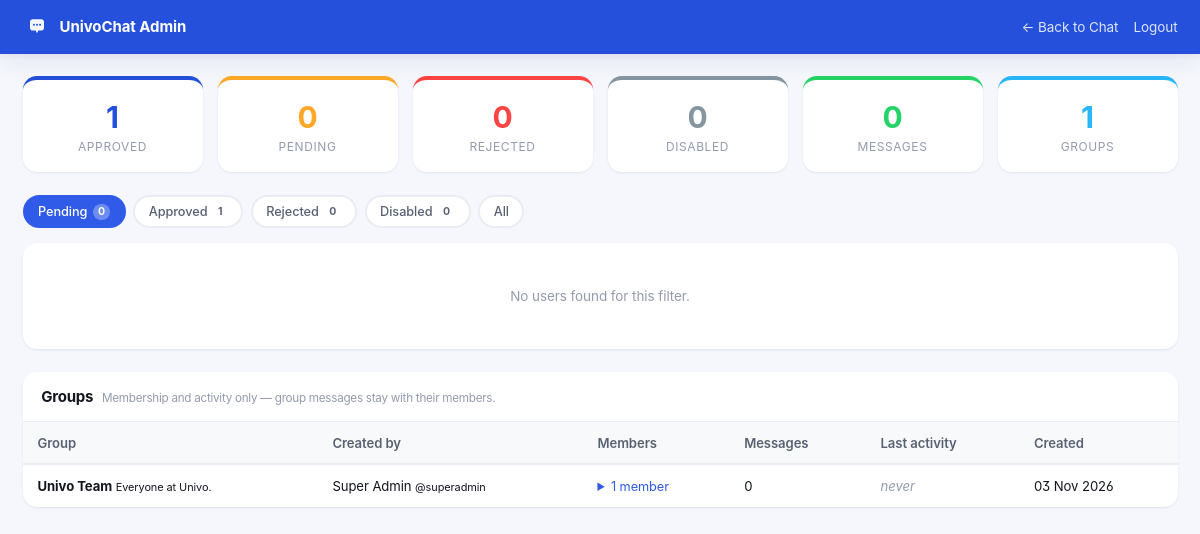
/admin/index.php (signed in), run on the app's committed database.
### tables this page shows
CREATE TABLE `chat_groups` (
  `id` int(10) unsigned NOT NULL AUTO_INCREMENT,
  `name` varchar(80) NOT NULL,
  `description` varchar(255) DEFAULT NULL,
  `avatar` varchar(255) DEFAULT NULL,
  `created_by` int(10) unsigned NOT NULL,
  `created_at` timestamp NOT NULL DEFAULT current_timestamp(),
  PRIMARY KEY (`id`),
  KEY `idx_group_creator` (`created_by`),
  CONSTRAINT `fk_group_creator` FOREIGN KEY (`created_by`) REFERENCES `users` (`id`) ON DELETE CASCADE
);

CREATE TABLE `users` (
  `id` int(10) unsigned NOT NULL AUTO_INCREMENT,
  `username` varchar(30) NOT NULL,
  `email` varchar(100) NOT NULL,
  `password` varchar(255) NOT NULL,
  `full_name` varchar(100) NOT NULL,
  `avatar` varchar(255) DEFAULT NULL,
  `role` enum('user','admin','superadmin') NOT NULL DEFAULT 'user',
  `status` enum('pending','approved','rejected','disabled') NOT NULL DEFAULT 'pending',
  `is_online` tinyint(1) NOT NULL DEFAULT 0,
  `last_active` timestamp NOT NULL DEFAULT current_timestamp(),
  `last_focus_at` timestamp NULL DEFAULT NULL,
  `created_at` timestamp NOT NULL DEFAULT current_timestamp(),
  PRIMARY KEY (`id`),
  UNIQUE KEY `uq_username` (`username`),
  UNIQUE KEY `uq_email` (`email`),
  KEY `idx_status` (`status`),
  KEY `idx_online` (`is_online`)
);

### config/config.php (called while the page is built, shortened)
<?php
function base_url(string $path = ''): string {
    static $base = null;
    if ($base === null) {
        $appRoot = rtrim(str_replace('\\', '/', (string)APP_ROOT), '/');
        $base    = '';
        $scriptFile = str_replace('\\', '/', (string)(realpath($_SERVER['SCRIPT_FILENAME'] ?? '') ?: ''));
        $scriptName = str_replace('\\', '/', (string)($_SERVER['SCRIPT_NAME'] ?? ''));
        if ($scriptFile !== '' && $scriptName !== '' && stripos($scriptFile, $appRoot . '/') === 0) {
            $rel = substr($scriptFile, strlen($appRoot));
            if (str_ends_with(strtolower($scriptName), strtolower($rel))) {
                $base = substr($scriptName, 0, strlen($scriptName) - strlen($rel));
            }
        }
        if ($base === '') {
            $docRoot = str_replace('\\', '/', (string)($_SERVER['DOCUMENT_ROOT'] ?? ''));
            $docRoot = rtrim($docRoot !== '' ? (realpath($docRoot) ?: $docRoot) : '', '/');
            $docRoot = str_replace('\\', '/', $docRoot);
            if ($docRoot !== '' && stripos($appRoot, $docRoot) === 0) {
                $base = substr($appRoot, strlen($docRoot));
            }
        }
        $base = rtrim($base, '/');
    }
    return $base . '/' . ltrim($path, '/');
}
function asset_url(string $path): string {
    $mtime = @filemtime(APP_ROOT . '/' . ltrim($path, '/'));
    return base_url($path) . '?v=' . APP_VERSION . ($mtime ? '.' . $mtime : '');
}
function e(?string $str): string {
    return htmlspecialchars((string)$str, ENT_QUOTES | ENT_HTML5, 'UTF-8');
}

### config/database.php (called while the page is built, shortened)
<?php
require_once __DIR__ . '/config.php';
class Database {
    private static ?self $instance = null;
    private PDO $conn;
    private function __construct() {
        try {
            $dsn = sprintf('mysql:host=%s;port=%d;dbname=%s;charset=%s', DB_HOST, DB_PORT, DB_NAME, DB_CHARSET);
            $this->conn = new PDO($dsn, DB_USER, DB_PASS, [
                PDO::ATTR_ERRMODE            => PDO::ERRMODE_EXCEPTION,
                PDO::ATTR_DEFAULT_FETCH_MODE => PDO::FETCH_ASSOC,
                PDO::ATTR_EMULATE_PREPARES   => false,
                PDO::ATTR_STRINGIFY_FETCHES  => false,
            ]);
            $this->conn->exec("SET time_zone = '" . tz_offset() . "'");
        } catch (PDOException $e) {
            db_fail($e);
        }
    }
    public static function getInstance(): self {
        if (self::$instance === null) {
            self::$instance = new self();
        }
        return self::$instance;
    }
    public function getConnection(): PDO {
        return $this->conn;
    }
}
function db(): PDO {
    return Database::getInstance()->getConnection();
}
function query(string $sql, array $params = []): PDOStatement {
    try {
        $stmt = db()->prepare($sql);
        $stmt->execute($params);
        return $stmt;
    } catch (PDOException $e) {
        error_log('[UnivoChat] Query failed: ' . $e->getMessage() . ' — SQL: ' . $sql);
        throw $e;
    }
}
function fetch_one(string $sql, array $params = []): ?array {
    $row = query($sql, $params)->fetch();
    return $row ?: null;
}
function fetch_all(string $sql, array $params = []): array {
    return query($sql, $params)->fetchAll();
}

### admin/index.php (the view, shortened to what this page needs)
<?php
$stats = [
    'pending'  => (int)(fetch_one('SELECT COUNT(*) c FROM users WHERE status = \'pending\'')['c'] ?? 0),
    'approved' => (int)(fetch_one('SELECT COUNT(*) c FROM users WHERE status = \'approved\'')['c'] ?? 0),
    'rejected' => (int)(fetch_one('SELECT COUNT(*) c FROM users WHERE status = \'rejected\'')['c'] ?? 0),
    'disabled' => (int)(fetch_one('SELECT COUNT(*) c FROM users WHERE status = \'disabled\'')['c'] ?? 0),
    'messages' => (int)(fetch_one('SELECT COUNT(*) c FROM messages')['c'] ?? 0),
    'groups'   => (int)(fetch_one('SELECT COUNT(*) c FROM chat_groups')['c'] ?? 0),
];
$groups = fetch_all(
    "SELECT g.id, g.name, g.description, g.created_at,
            owner.full_name AS owner_name, owner.username AS owner_username,
            (SELECT COUNT(*) FROM group_members gm WHERE gm.group_id = g.id)  AS member_count,
            (SELECT COUNT(*) FROM messages m      WHERE m.group_id  = g.id)  AS message_count,
            (SELECT MAX(m2.created_at) FROM messages m2 WHERE m2.group_id = g.id) AS last_activity
       FROM chat_groups g
       JOIN users owner ON owner.id = g.created_by
      ORDER BY g.created_at DESC
      LIMIT 200"
);
$filter = $_GET['filter'] ?? 'pending';
$where = $filter !== 'all' ? 'WHERE status = ?' : 'WHERE 1';
$params = $filter !== 'all' ? [$filter] : [];
$users = fetch_all(
    "SELECT id, username, email, full_name, avatar, role, status, is_online, last_active, created_at
     FROM users $where ORDER BY created_at DESC LIMIT 500",
    $params
);
?>
<!DOCTYPE html>
<html lang="en">
<head>
<link rel="stylesheet" href="<?= asset_url('assets/css/style.css') ?>">
</head>
<body class="admin-body">
<nav class="admin-nav">
  <div class="admin-nav-brand">
    <img src="<?= base_url('assets/icons/icon.svg') ?>" alt="" width="28">
    <span>UnivoChat Admin</span>
  </div>
  <div class="admin-nav-links">
    <a href="<?= base_url('dashboard.php') ?>">← Back to Chat</a>
    <a href="<?= base_url('logout.php') ?>">Logout</a>
  </div>
</nav>
<div class="admin-container">
  <div class="stat-grid">
    <div class="stat-card" style="--c:#2450DC">
      <div class="stat-num"><?= $stats['approved'] ?></div>
      <div class="stat-label">Approved</div>
    </div>
    <div class="stat-card" style="--c:#FFA726">
      <div class="stat-num"><?= $stats['pending'] ?></div>
      <div class="stat-label">Pending</div>
    </div>
    <div class="stat-card" style="--c:#FF4444">
      <div class="stat-num"><?= $stats['rejected'] ?></div>
      <div class="stat-label">Rejected</div>
    </div>
    <div class="stat-card" style="--c:#8696a0">
      <div class="stat-num"><?= $stats['disabled'] ?></div>
      <div class="stat-label">Disabled</div>
    </div>
    <div class="stat-card" style="--c:#25D366">
      <div class="stat-num"><?= $stats['messages'] ?></div>
      <div class="stat-label">Messages</div>
    </div>
    <div class="stat-card" style="--c:#29B6F6">
      <div class="stat-num"><?= $stats['groups'] ?></div>
      <div class="stat-label">Groups</div>
    </div>
  </div>
  <div class="filter-tabs">
    <?php foreach (['pending','approved','rejected','disabled','all'] as $f): ?>
    <a href="?filter=<?= $f ?>" class="filter-tab <?= $filter === $f ? 'active' : '' ?>">
      <?= ucfirst($f) ?>
      <?php if ($f !== 'all' && isset($stats[$f])): ?>
      <span class="badge"><?= $stats[$f] ?></span>
      <?php endif; ?>
    </a>
    <?php endforeach; ?>
  </div>
  <div class="admin-card">
    <?php if (empty($users)): ?>
    <div class="empty-state">No users found for this filter.</div>
    <?php endif; ?>
  </div>
  <div class="admin-card">
    <h2 class="admin-card-title">
      Groups
      <span class="admin-card-note">Membership and activity only — group messages stay with their members.</span>
    </h2>
    <?php if (empty($groups)): ?>
    <div class="empty-state">Nobody has created a group yet.</div>
    <?php else: ?>
    <div class="table-wrap">
    <table class="admin-table">
      <thead>
        <tr>
          <th>Group</th>
          <th>Created by</th>
          <th>Members</th>
          <th>Messages</th>
          <th>Last activity</th>
          <th>Created</th>
        </tr>
      </thead>
      <tbody>
        <?php foreach ($groups as $g): ?>
        <tr>
          <td>
            <strong><?= e($g['name']) ?></strong>
            <?php if (!empty($g['description'])): ?>
            <small><?= e($g['description']) ?></small>
            <?php endif; ?>
          </td>
          <td>
            <?= e($g['owner_name']) ?>
            <small>@<?= e($g['owner_username']) ?></small>
          </td>
          <td>
            <details class="member-list">
              <summary><?= (int)$g['member_count'] ?> member<?= (int)$g['member_count'] === 1 ? '' : 's' ?></summary>
            </details>
          </td>
          <td><?= (int)$g['message_count'] ?></td>
          <td><?= $g['last_activity'] ? e(time_ago($g['last_activity'])) : '<em class="text-muted">never</em>' ?></td>
          <td><?= date('d M Y', strtotime($g['created_at'])) ?></td>
        </tr>
        <?php endforeach; ?>
      </tbody>
    </table>
    </div>
    <?php endif; ?>
  </div>
</div>
</body>
</html>

### data on the page
chat_groups: name "Univo Team", description "Everyone at Univo.", created_by.full_name "Super Admin", created_by.username "superadmin", member_count "1", message_count "0", created_at "03 Nov 2026"

### other printed values
$stats['approved'] "1"
$stats['pending'] "0"
$stats['rejected'] "0"
$stats['disabled'] "0"
$stats['messages'] "0"
$stats['groups'] "1"
$f "Pending"
$stats[$f] "0"
$f "Approved"
$stats[$f] "1"
$f "Rejected"
$f "Disabled"
$f "All"
